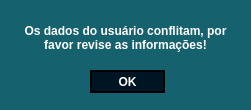
<?xml version="1.0" encoding="UTF-8"?>
<ui version="4.0">
 <class>Dialog</class>
 <widget class="QDialog" name="Dialog">
  <property name="geometry">
   <rect>
    <x>0</x>
    <y>0</y>
    <width>251</width>
    <height>110</height>
   </rect>
  </property>
  <property name="windowTitle">
   <string>Dialog</string>
  </property>
  <property name="styleSheet">
   <string notr="true">background-color: rgb(21, 97, 109);</string>
  </property>
  <widget class="QTextBrowser" name="textBrowser">
   <property name="geometry">
    <rect>
     <x>10</x>
     <y>20</y>
     <width>231</width>
     <height>41</height>
    </rect>
   </property>
   <property name="font">
    <font>
     <pointsize>11</pointsize>
     <weight>75</weight>
     <bold>true</bold>
    </font>
   </property>
   <property name="styleSheet">
    <string notr="true">color: rgb(255, 255, 255);</string>
   </property>
   <property name="frameShape">
    <enum>QFrame::NoFrame</enum>
   </property>
   <property name="html">
    <string>&lt;!DOCTYPE HTML PUBLIC &quot;-//W3C//DTD HTML 4.0//EN&quot; &quot;http://www.w3.org/TR/REC-html40/strict.dtd&quot;&gt;
&lt;html&gt;&lt;head&gt;&lt;meta name=&quot;qrichtext&quot; content=&quot;1&quot; /&gt;&lt;style type=&quot;text/css&quot;&gt;
p, li { white-space: pre-wrap; }
&lt;/style&gt;&lt;/head&gt;&lt;body style=&quot; font-family:'MS Shell Dlg 2'; font-size:11pt; font-weight:600; font-style:normal;&quot;&gt;
&lt;p align=&quot;center&quot; style=&quot; margin-top:0px; margin-bottom:0px; margin-left:0px; margin-right:0px; -qt-block-indent:0; text-indent:0px;&quot;&gt;&lt;span style=&quot; font-size:9pt;&quot;&gt;Os dados do usuário conflitam, por favor revise as informações!&lt;/span&gt;&lt;/p&gt;&lt;/body&gt;&lt;/html&gt;</string>
   </property>
  </widget>
  <widget class="QPushButton" name="pushButton">
   <property name="geometry">
    <rect>
     <x>90</x>
     <y>70</y>
     <width>75</width>
     <height>23</height>
    </rect>
   </property>
   <property name="font">
    <font>
     <weight>75</weight>
     <bold>true</bold>
    </font>
   </property>
   <property name="styleSheet">
    <string notr="true">border-radius: 15px;
border-color: rgb(0, 0, 0);
border-style: outset;
border-width: 2px;
background-color: rgb(0, 21, 36);
color: rgb(255, 255, 255);</string>
   </property>
   <property name="text">
    <string>OK</string>
   </property>
  </widget>
 </widget>
 <resources/>
 <connections/>
</ui>
